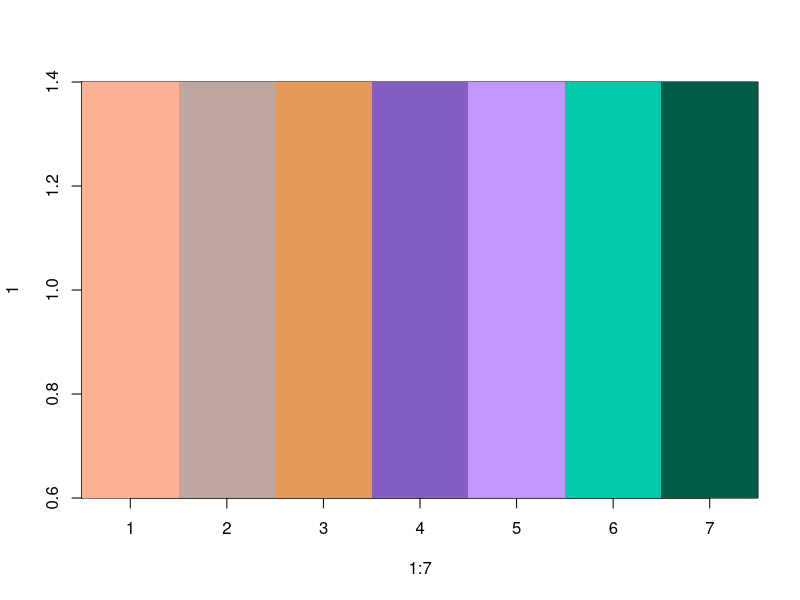

R code for this plot: (Note: this script raises an error after producing the figure.)
# 以下代码必须接着regenerate_DIABLO_circos_ManualColor.R运行才不会报错
# ============================================================
# Extract DIABLO Circos correlation:
# Plasma T.b.MCA <-> Ileum T.b.MCA
# ============================================================
my_color <- c("#FFB194","#BEA6A0","#E69A5A","#845EC2","#C197FF","#00C9A7","#005B44")
pal <- colorRampPalette(my_color)
image(x = 1:7, y =1, z=as.matrix(1:7),col = pal(7))
my_color_MCD <- my_color[1:3]


feature_name <- "TbetaMCA"
block1 <- "Plasma"
block2 <- "Ileum"

# SAME components used in your circosPlot()
comp_use <- seq_len(min(2L, fit$ncomp))
# 1. Extract the exact value used by the Circos plot
# ------------------------------------------------------------
# 1. Check that T.b.MCA exists in both blocks
# ------------------------------------------------------------

if (!feature_name %in% colnames(fit$X[[block1]])) {
  stop(feature_name, " not found in ", block1)
}

if (!feature_name %in% colnames(fit$X[[block2]])) {
  stop(feature_name, " not found in ", block2)
}


# ------------------------------------------------------------
# 2. Find variables selected by DIABLO on components 1-2
# ------------------------------------------------------------

selected_features <- lapply(names(fit$X), function(block) {
  
  loading_mat <- fit$loadings[[block]][, comp_use, drop = FALSE]
  
  rownames(loading_mat)[
    apply(abs(loading_mat), 1, max, na.rm = TRUE) > 0
  ]
})

names(selected_features) <- names(fit$X)


cat("\nT.b.MCA selected in Plasma: ",
    feature_name %in% selected_features[[block1]], "\n")

cat("T.b.MCA selected in Ileum: ",
    feature_name %in% selected_features[[block2]], "\n")


# ------------------------------------------------------------
# 3. Calculate correlation of every selected feature
#    with its DIABLO latent components
#
#    This follows the calculation used by circosPlot()
# ------------------------------------------------------------

feature_component_cor <- lapply(names(fit$X), function(block) {
  
  feats <- selected_features[[block]]
  
  if (length(feats) == 0) {
    return(NULL)
  }
  
  tmp <- cor(
    fit$X[[block]][, feats, drop = FALSE],
    fit$variates[[block]][, comp_use, drop = FALSE],
    use = "pairwise.complete.obs"
  )
  
  # Give every variable a unique Block::Feature name
  rownames(tmp) <- paste(block, rownames(tmp), sep = "::")
  
  tmp
})

names(feature_component_cor) <- names(fit$X)


# ------------------------------------------------------------
# 4. Combine correlations and construct the SAME
#    similarity matrix used by circosPlot()
# ------------------------------------------------------------

C <- do.call(rbind, feature_component_cor)

circos_similarity_matrix <- C %*% t(C)


plasma_feature <- paste(block1, feature_name, sep = "::")
ileum_feature  <- paste(block2, feature_name, sep = "::")


# ------------------------------------------------------------
# 5. Extract Plasma T.b.MCA <-> Ileum T.b.MCA
# ------------------------------------------------------------

if (!plasma_feature %in% rownames(circos_similarity_matrix)) {
  
  cat("\n", plasma_feature,
      " was NOT selected by DIABLO on components ",
      paste(comp_use, collapse = ", "), ".\n",
      sep = "")
  
} else if (!ileum_feature %in% rownames(circos_similarity_matrix)) {
  
  cat("\n", ileum_feature,
      " was NOT selected by DIABLO on components ",
      paste(comp_use, collapse = ", "), ".\n",
      sep = "")
  
} else {
  
  circos_r <- circos_similarity_matrix[
    plasma_feature,
    ileum_feature
  ]
  
  cat("\n========================================\n")
  cat("DIABLO CIRCOS RESULT\n")
  cat("========================================\n")
  
  cat("Plasma feature :", feature_name, "\n")
  cat("Ileum feature  :", feature_name, "\n")
  cat("Components     :", paste(comp_use, collapse = ", "), "\n")
  cat("Circos similarity =", circos_r, "\n")
  cat("|similarity|      =", abs(circos_r), "\n")
  
  cat(
    "Pass cutoff 0.7   =",
    abs(circos_r) >= 0.7,
    "\n"
  )
  
  cat(
    "Direction         =",
    ifelse(circos_r > 0, "Positive",
           ifelse(circos_r < 0, "Negative", "Zero")),
    "\n"
  )
}
# 2. See exactly how that Circos value was constructed
# ============================================================
# Show contribution from each DIABLO component
# ============================================================

if (plasma_feature %in% rownames(C) &&
    ileum_feature %in% rownames(C)) {
  
  plasma_comp_cor <- C[plasma_feature, ]
  ileum_comp_cor  <- C[ileum_feature, ]
  
  component_result <- data.frame(
    Component = paste0("comp", comp_use),
    Plasma_TbMCA_cor = as.numeric(plasma_comp_cor),
    Ileum_TbMCA_cor  = as.numeric(ileum_comp_cor),
    Product = as.numeric(plasma_comp_cor * ileum_comp_cor)
  )
  
  print(component_result)
  
  cat(
    "\nCircos similarity = sum(Product) =",
    sum(component_result$Product),
    "\n"
  )
}
# 3. If you actually want the ordinary Plasma-vs-Ileum Pearson correlation
raw_r <- cor(
  fit$X[["Plasma"]][, "TbetaMCA"],
  fit$X[["Ileum"]][, "TbetaMCA"],
  use = "pairwise.complete.obs",
  method = "pearson"
)

cat(
  "\nRaw Pearson correlation:",
  raw_r,
  "\n"
)





# ============================================================
# Direct correlation:
# Plasma T.b.MCA vs Ileum T.b.MCA
# ============================================================

feature <- "TbetaMCA"

# Extract values
plasma_tb <- fit$X[["Plasma"]][, feature]
ileum_tb  <- fit$X[["Ileum"]][, feature]

# ------------------------------------------------------------
# Make sure samples are matched by sample ID
# ------------------------------------------------------------

common_samples <- intersect(
  names(plasma_tb),
  names(ileum_tb)
)

# If vectors do not carry names, use matrix rownames instead
if (length(common_samples) == 0) {
  
  common_samples <- intersect(
    rownames(fit$X[["Plasma"]]),
    rownames(fit$X[["Ileum"]])
  )
  
  dat_cor <- data.frame(
    Sample = common_samples,
    Plasma_TbMCA = fit$X[["Plasma"]][common_samples, feature],
    Ileum_TbMCA  = fit$X[["Ileum"]][common_samples, feature]
  )
  
} else {
  
  dat_cor <- data.frame(
    Sample = common_samples,
    Plasma_TbMCA = plasma_tb[common_samples],
    Ileum_TbMCA  = ileum_tb[common_samples]
  )
}

# Remove samples with missing values
dat_cor <- dat_cor[
  complete.cases(dat_cor[, c("Plasma_TbMCA", "Ileum_TbMCA")]),
]

cat("Number of matched samples =", nrow(dat_cor), "\n\n")


# ============================================================
# Pearson correlation
# ============================================================

pearson_res <- cor.test(
  dat_cor$Plasma_TbMCA,
  dat_cor$Ileum_TbMCA,
  method = "pearson"
)


# ============================================================
# Spearman correlation
# ============================================================

spearman_res <- cor.test(
  dat_cor$Plasma_TbMCA,
  dat_cor$Ileum_TbMCA,
  method = "spearman",
  exact = FALSE
)


# ============================================================
# Print results
# ============================================================

cat("=====================================\n")
cat("PLASMA vs ILEUM T.b.MCA\n")
cat("=====================================\n\n")

cat("Pearson correlation\n")
cat("-------------------\n")
cat("r =", round(unname(pearson_res$estimate), 4), "\n")
cat("P =", format.pval(pearson_res$p.value, digits = 4), "\n")
cat(
  "95% CI =",
  round(pearson_res$conf.int[1], 4),
  "to",
  round(pearson_res$conf.int[2], 4),
  "\n\n"
)

cat("Spearman correlation\n")
cat("--------------------\n")
cat("rho =", round(unname(spearman_res$estimate), 4), "\n")
cat("P =", format.pval(spearman_res$p.value, digits = 4), "\n")



# Add experimental group
Y_char <- as.character(Y)
names(Y_char) <- rownames(fit$X[["Plasma"]])

dat_cor$Group <- Y_char[dat_cor$Sample]

table(dat_cor$Group)


# ============================================================
# Correlation separately within each experimental group
# ============================================================

group_results <- do.call(
  rbind,
  lapply(unique(dat_cor$Group), function(g) {
    
    tmp <- dat_cor[dat_cor$Group == g, ]
    
    # Need enough observations
    if (nrow(tmp) < 3) {
      return(NULL)
    }
    
    p_res <- cor.test(
      tmp$Plasma_TbMCA,
      tmp$Ileum_TbMCA,
      method = "pearson"
    )
    
    s_res <- cor.test(
      tmp$Plasma_TbMCA,
      tmp$Ileum_TbMCA,
      method = "spearman",
      exact = FALSE
    )
    
    data.frame(
      Group = g,
      N = nrow(tmp),
      
      Pearson_r =
        unname(p_res$estimate),
      
      Pearson_P =
        p_res$p.value,
      
      Spearman_rho =
        unname(s_res$estimate),
      
      Spearman_P =
        s_res$p.value
    )
  })
)

group_results$Pearson_r <-
  round(group_results$Pearson_r, 4)

group_results$Pearson_P <-
  signif(group_results$Pearson_P, 4)

group_results$Spearman_rho <-
  round(group_results$Spearman_rho, 4)

group_results$Spearman_P <-
  signif(group_results$Spearman_P, 4)

print(group_results)



library(ggplot2)

# ============================================================
# Linear regression:
# Plasma T.b.MCA ~ Ileum T.b.MCA
# ============================================================

fit_lm <- lm(
  Plasma_TbMCA ~ Ileum_TbMCA,
  data = dat_cor
)

lm_summary <- summary(fit_lm)

# Regression coefficients
intercept <- coef(fit_lm)[1]
slope     <- coef(fit_lm)[2]

# R-squared
R2 <- lm_summary$r.squared

# P value for regression slope
p_value <- coef(lm_summary)[2, 4]


# ============================================================
# Pearson correlation
# ============================================================

pearson_res <- cor.test(
  dat_cor$Plasma_TbMCA,
  dat_cor$Ileum_TbMCA,
  method = "pearson"
)

pearson_r <- unname(pearson_res$estimate)


# ============================================================
# Print numerical results
# ============================================================

cat("=====================================\n")
cat("Plasma vs Ileum T.b.MCA\n")
cat("=====================================\n")

cat("Pearson r =", round(pearson_r, 4), "\n")
cat("R² =", round(R2, 4), "\n")
cat("Slope =", round(slope, 4), "\n")
cat("Intercept =", round(intercept, 4), "\n")
cat(
  "P =",
  format.pval(
    p_value,
    digits = 4,
    eps = 0.0001
  ),
  "\n"
)


# ============================================================
# Create regression equation text
# ============================================================

if (intercept >= 0) {
  
  equation_text <- paste0(
    "y = ",
    round(slope, 3),
    "x + ",
    round(intercept, 3)
  )
  
} else {
  
  equation_text <- paste0(
    "y = ",
    round(slope, 3),
    "x - ",
    round(abs(intercept), 3)
  )
}


# ============================================================
# Format P value
# ============================================================

if (p_value < 0.0001) {
  
  p_text <- "P < 0.0001"
  
} else if (p_value < 0.001) {
  
  p_text <- "P < 0.001"
  
} else {
  
  p_text <- paste0(
    "P = ",
    signif(p_value, 3)
  )
}


# ============================================================
# Combine all statistics
# ============================================================

stat_text <- paste0(
  equation_text,
  "\n",
  "Pearson r = ", round(pearson_r, 3),
  "\n",
  "R² = ", round(R2, 3),
  "\n",
  p_text
)


# ============================================================
# Scatter plot
# ============================================================

p <- ggplot(
  dat_cor,
  aes(
    x = Ileum_TbMCA,
    y = Plasma_TbMCA,
    color = Group
  )
) +
  
  geom_point(
    size = 3,
    alpha = 0.85
  ) +
  
  # Overall regression line
  geom_smooth(
    aes(group = 1),
    method = "lm",
    formula = y ~ x,
    se = TRUE,
    color = "black",
    linewidth = 0.9
  ) +
  
  # Statistics
  annotate(
    "text",
    x = Inf,
    y = Inf,
    label = stat_text,
    hjust = 1.1,
    vjust = 1.2,
    size = 4.5,
    lineheight = 1.15
  ) +
  
  theme_classic(
    base_size = 14
  ) +
  
  labs(
    x = "Ileum T.b.MCA",
    y = "Plasma T.b.MCA",
    color = "Group"
  ) +
  
  theme(
    plot.margin = margin(
      10, 15, 10, 10
    )
  ) + scale_color_manual(values = my_color_MCD)

print(p)


# ============================================================
# Save figure
# ============================================================

ggsave(
  "Plasma_vs_Ileum_TbMCA_correlation.pdf",
  p,
  width = 7,
  height = 5
)

ggsave(
  "Plasma_vs_Ileum_TbMCA_correlation.png",
  p,
  width = 6,
  height = 5,
  dpi = 300
)
